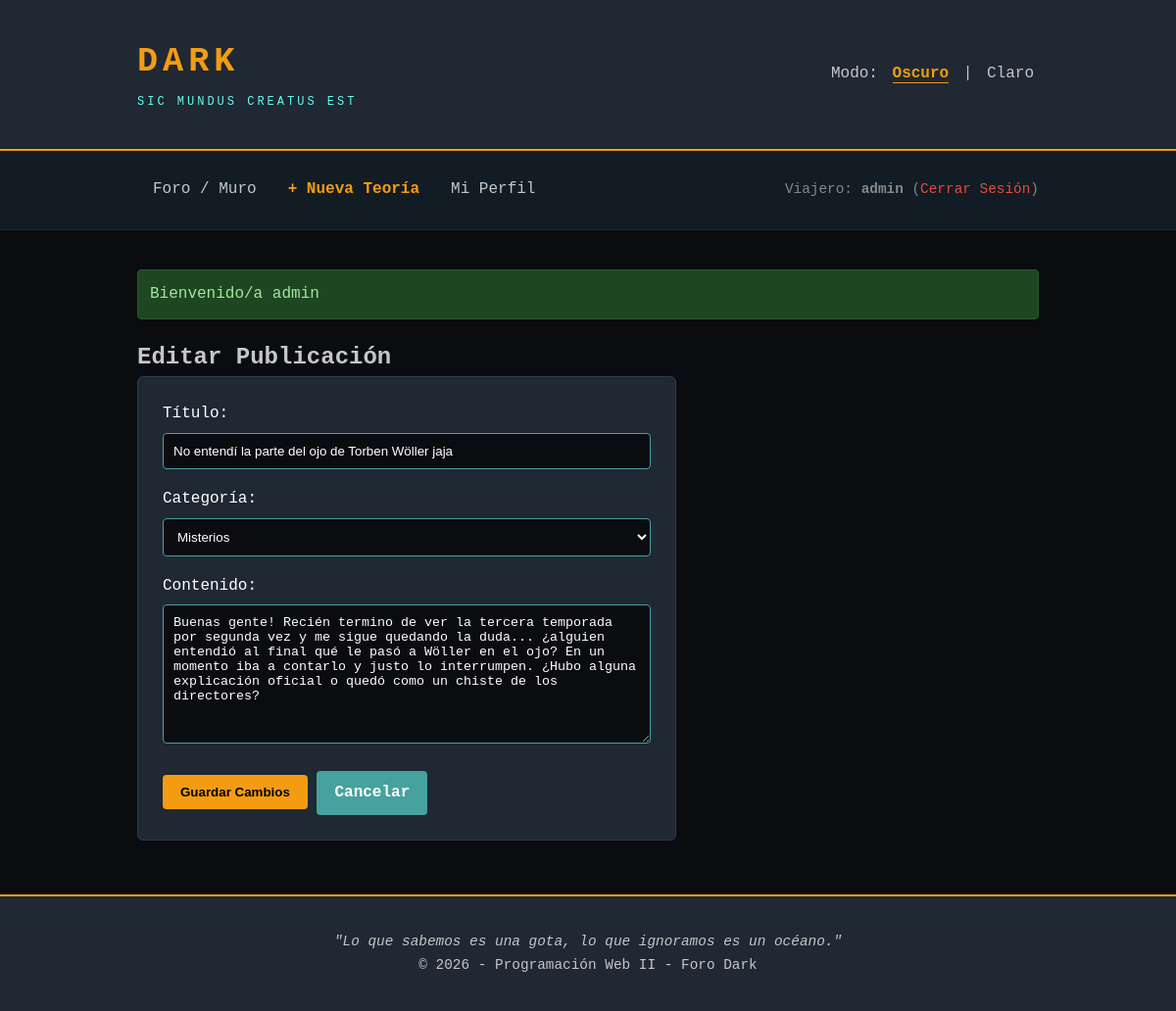
/editar_publicacion.php?id=1 (signed in), run on the app's committed database.
### tables this page shows
CREATE TABLE `publicaciones` (
  `id` INT AUTO_INCREMENT PRIMARY KEY,
  `usuario_id` INT NOT NULL,
  `titulo` VARCHAR(200) NOT NULL,
  `categoria` VARCHAR(50) NOT NULL,
  `contenido` TEXT NOT NULL,
  `fecha_creacion` DATETIME DEFAULT CURRENT_TIMESTAMP,
  FOREIGN KEY (`usuario_id`) REFERENCES `usuarios`(`id`) ON DELETE CASCADE
);

### editar_publicacion.php (the view, shortened to what this page needs)
<?php
require_once 'includes/conexion.php';
require_once 'includes/nav.php';
$id_post = $_GET['id'] ?? 0;
$es_admin = (isset($_SESSION['usuario_rol']) && $_SESSION['usuario_rol'] === 'admin');
if ($es_admin) {
    $sql = "SELECT * FROM publicaciones WHERE id = ?";
    $stmt = mysqli_prepare($conexion, $sql);
    mysqli_stmt_bind_param($stmt, "i", $id_post);
} else {
    $sql = "SELECT * FROM publicaciones WHERE id = ? AND usuario_id = ?";
    $stmt = mysqli_prepare($conexion, $sql);
    mysqli_stmt_bind_param($stmt, "ii", $id_post, $_SESSION['usuario_id']);
}
mysqli_stmt_execute($stmt);
$res = mysqli_stmt_get_result($stmt);
$post = mysqli_fetch_assoc($res);
?>
<h2>Editar Publicación</h2>
<form action="editar_publicacion.php?id=<?php echo $id_post; ?>" method="POST" class="formulario">
    <div class="campo">
        <label for="titulo">Título:</label>
        <input type="text" id="titulo" name="titulo" value="<?php echo e($post['titulo']); ?>" required>
    </div>
    <div class="campo">
        <label for="categoria">Categoría:</label>
        <select id="categoria" name="categoria" required>
            <option value="Misterios" <?php echo $post['categoria'] === 'Misterios' ? 'selected' : ''; ?>>Misterios</option>
        </select>
    </div>
    <div class="campo">
        <label for="contenido">Contenido:</label>
        <textarea id="contenido" name="contenido" rows="8" required><?php echo e($post['contenido']); ?></textarea>
    </div>
    <button type="submit" class="btn">Guardar Cambios</button>
    <a href="ver_post.php?id=<?php echo $id_post; ?>" class="btn btn-secundario">Cancelar</a>
</form>
<?php require_once 'includes/footer.php'; ?>

### css/tema-oscuro.css (style rules this page uses)
* { box-sizing: border-box; margin: 0; padding: 0; }
body { font-family: 'Courier New', Courier, monospace, sans-serif; background-color: #0b0c10; color: #c5c6c7; line-height: 1.6; }
.formulario { background: #1f2833; padding: 25px; border-radius: 6px; max-width: 550px; border: 1px solid #2c3e50; }
.campo { margin-bottom: 18px; }
.campo label { display: block; margin-bottom: 6px; color: #fff; }
.campo input[type="text"], .campo input[type="email"], .campo input[type="password"], .campo select, .campo textarea { width: 100%; padding: 10px; background: #0b0c10; border: 1px solid #45a29e; color: #fff; border-radius: 4px; }
.btn { background: #f39c12; color: #000; padding: 10px 18px; border: none; border-radius: 4px; font-weight: bold; cursor: pointer; text-decoration: none; display: inline-block; }
.btn-secundario { background: #45a29e; color: #fff; }

### data on the page
publicaciones: titulo "No entendí la parte del ojo de Torben Wöller jaja", categoria "Misterios", contenido "Buenas gente! Recién termino de ver la tercera temporada por segunda vez y me sigue quedando la duda... ¿alguien entendió al final qué le pasó a Wöller en el ojo? En un momento iba a contarlo y justo lo interrumpen. ¿Hubo alguna explicación oficial o quedó como un chiste de los directores?"

### other printed values
$_SESSION['usuario_nombre'] "admin"
$_SESSION['flash_mensaje'] "Bienvenido/a admin"
